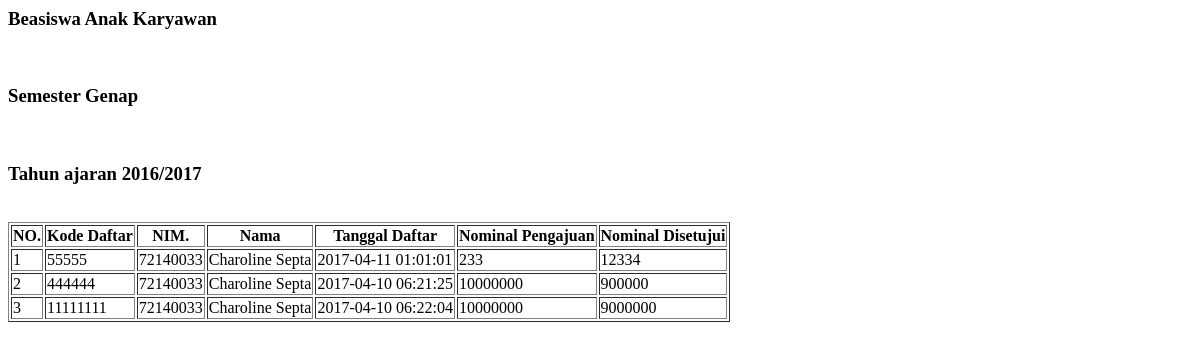
The page /user_admin/data.php?kd_bsw=P01 on the database as committed earlier.
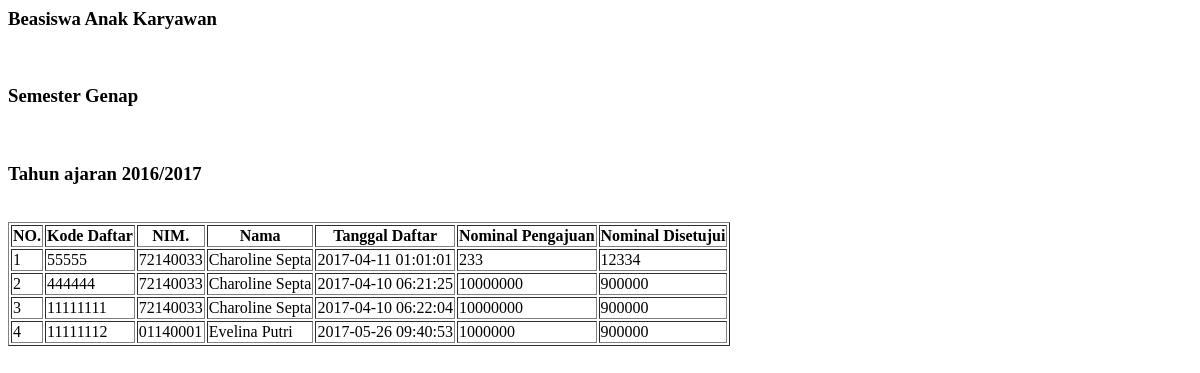
The same page on the database as committed later.
### tables this page shows
CREATE TABLE `pendaftaran` (
  `kd_daftar` int(8) NOT NULL,
  `nim` char(8) NOT NULL,
  `kd_bsw` char(3) NOT NULL,
  `tgl_daftar` timestamp NOT NULL DEFAULT CURRENT_TIMESTAMP,
  `nominal_pengajuan` int(11) NOT NULL,
  `nominal_disetujui` int(11) DEFAULT NULL,
  `sisa_pinjaman` int(11) DEFAULT NULL
);

CREATE TABLE `mahasiswa` (
  `NIM` char(8) NOT NULL,
  `kd_prodi` char(2) NOT NULL,
  `nama_mhs` varchar(99) NOT NULL,
  `gender` char(1) NOT NULL,
  `tgl_lahir` date NOT NULL,
  `email` varchar(99) NOT NULL,
  `alamat` varchar(999) NOT NULL,
  `kode_pos` char(5) NOT NULL,
  `no_telp` char(12) NOT NULL,
  `total_sks` int(11) NOT NULL
);

### user_admin/data.php (the view)
<?php
Include("../function/koneksi.php");
?>
<html>
<table border="1">
	<tr>
		<th>NO.</th>
		<th>Kode Daftar</th>
		<th>NIM.</th>
		<th>Nama</th>
		<th>Tanggal Daftar</th>
		<th>Nominal Pengajuan</th>
		<th>Nominal Disetujui</th>
	</tr>
	<?php
	$query1="SELECT * FROM beasiswa";
	$sql1 = mysqli_query($koneksi,$query1);
	$data1 = mysqli_fetch_array($sql1);
	echo'
	<h3> '.$data1['nama_bsw'].'</h3> </br>
	<h3>Semester '.$data1['semt'].' </h3> </br>
	<h3>Tahun ajaran '.$data1['thn_ajar'].' </h3> </br>';
	$query="SELECT kd_daftar, nim, nama_mhs,tgl_daftar, nominal_pengajuan, nominal_disetujui from pendaftaran p NATURAL JOIN mahasiswa m  where kd_bsw='".$_GET['kd_bsw']."' and nominal_disetujui is not null";
	$sql = mysqli_query($koneksi,$query);
	$no = 1;
	while($data = mysqli_fetch_array($sql)){
		echo '
		<tr>
			<td>'.$no.'</td>
			<td>'.$data['kd_daftar'].'</td>
			<td>'.$data['nim'].'</td>
			<td>'.$data['nama_mhs'].'</td>
			<td>'.$data['tgl_daftar'].'</td>
			<td>'.$data['nominal_pengajuan'].'</td>
			<td>'.$data['nominal_disetujui'].'</td>
		</tr>
		';
		$no++;
	}
	?>
</table>
</html>

Rows that differ between the two databases and show on the page:
changed pendaftaran id 11111111: nominal_disetujui "9000000" → "900000"
added pendaftaran: kd_daftar "11111112", nim "01140001", nim.nama_mhs "Evelina Putri", tgl_daftar "2017-05-26 09:40:53", nominal_pengajuan "1000000", nominal_disetujui "900000"
